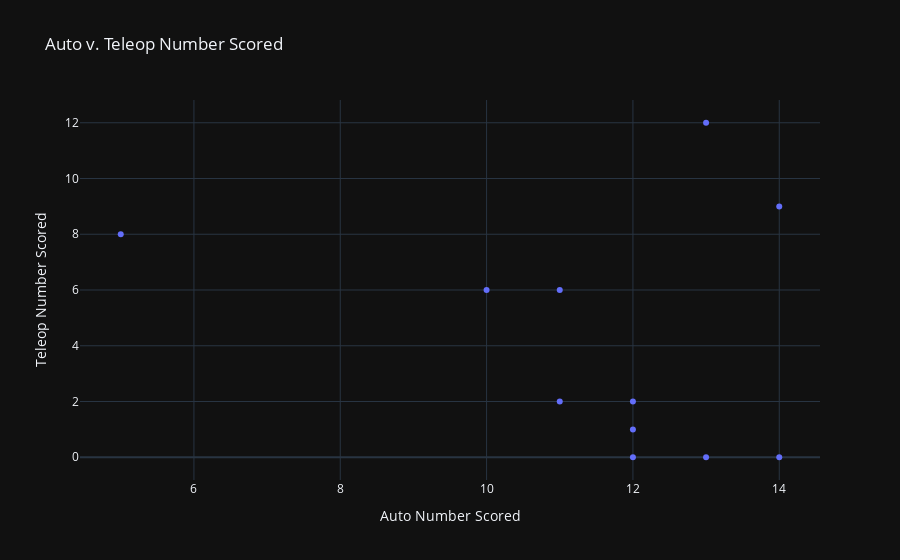

The cell this chart's notebook holds for it:
### Code cell
#add team hover thing, colors
fig = px.scatter(new_df, x= "Auto Number Scored", y="Teleop Number Scored", title="Auto v. Teleop Number Scored")
fig.show()

### Figure 1 — Plotly figure (JSON) as saved in the notebook; plotly's stock layout.template omitted (floating-point values rounded to 4 significant figures)
{"data": [{"hovertemplate": "Auto Number Scored=%{x}<br>Teleop Number Scored=%{y}<extra></extra>", "legendgroup": "", "marker": {"color": "#636efa", "symbol": "circle"}, "mode": "markers", "name": "", "orientation": "v", "showlegend": false, "x": [12, 10, 5, 14, 12, 11, 11, 12, 14, 13, 13], "xaxis": "x", "y": [1, 6, 8, 0, 2, 6, 2, 0, 9, 12, 0], "yaxis": "y", "type": "scatter"}], "layout": {"xaxis": {"anchor": "y", "domain": [0.0, 1.0], "title": {"text": "Auto Number Scored"}}, "yaxis": {"anchor": "x", "domain": [0.0, 1.0], "title": {"text": "Teleop Number Scored"}}, "legend": {"tracegroupgap": 0}, "title": {"text": "Auto v. Teleop Number Scored"}}}
